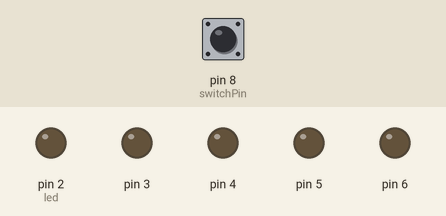
Bench run of a sketch on a simulated Arduino Uno, built with avr-gcc and run on an emulated ATmega328P. Parts: output pins drawn as LEDs (lit = HIGH). The inputs (shaded band) are chosen by the test bench; at power-on: pin 8 (switchPin) LOW. What the sketch prints to the serial monitor is not drawn.

Above: at 0.1 s.
At 60.1 s:
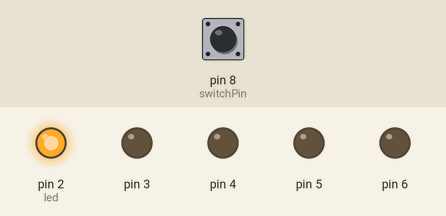
At 120.1 s:
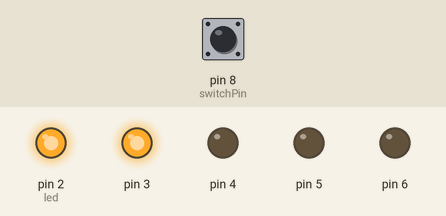
Timing chart, 0 to 121.6 s (numbered marks = the images above):
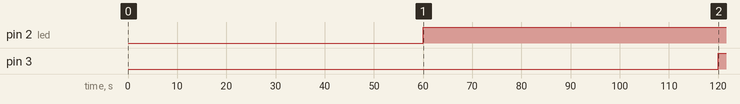

Measured:
- by itself, pin 2 (led): LOW → HIGH at 60.0 s
- by itself, pin 3: LOW → HIGH at 120 s

The sketch:

Digital_Hour_Glass.ino
```cpp
/*
  Arduino Starter Kit example
 Project 8  - Digital Hourglass

 This sketch is written to accompany Project 8 in the
 Arduino Starter Kit

 Parts required:
 10 kilohm resistor
 six 220 ohm resistors
 six LEDs
 tilt switch

 Created 13 September 2012
 by Scott Fitzgerald

 http://arduino.cc/starterKit

 This example code is part of the public domain
 */

// named constant for the switch pin
const int switchPin = 8;

unsigned long previousTime = 0; // store the last time an LED was updated
int switchState = 0; // the current switch state
int prevSwitchState = 0; // the previous switch state
int led = 2; // a variable to refer to the LEDs

// 600000 = 10 minutes in milliseconds
long interval = 60000; // interval at which to light the next LED

void setup() {
  // set the LED pins as outputs
  Serial.begin(9600);
  for (int x = 2; x < 7; x++) {
    pinMode(x, OUTPUT);
  }
  // set the tilt switch pin as input
  pinMode(switchPin, INPUT);
}

void loop() {
  // store the time since the Arduino started running in a variable
  unsigned long currentTime = millis();

  // compare the current time to the previous time an LED turned on
  // if it is greater than your interval, run the if statement
  if (currentTime - previousTime > interval) {
    // save the current time as the last time you changed an LED
    previousTime = currentTime;
    // Turn the LED on
    digitalWrite(led, HIGH);
    // increment the led variable
    // in 10 minutes the next LED will light up
    led++;

    if (led == 7) {
      // the hour is up
    }
  }

  // read the switch value
  switchState = digitalRead(switchPin);
  Serial.print("Switch state : ");
  Serial.println(switchState);

  // if the switch has changed
  if (switchState != prevSwitchState) {
    // turn all the LEDs low
    for (int x = 2; x < 7; x++) {
      digitalWrite(x, LOW);
    }

    // reset the LED variable to the first one
    led = 2;

    //reset the timer
    previousTime = currentTime;
  }
  // set the previous switch state to the current state
  prevSwitchState = switchState;
}
```
